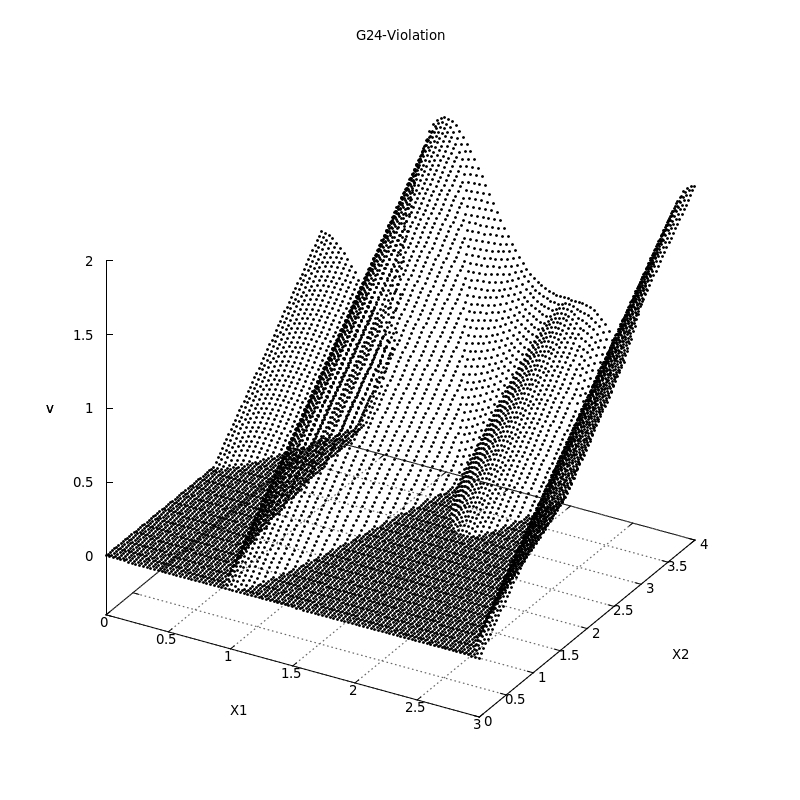

Write gnuplot code to recreate this figure.
set terminal pngcairo size 800,800 enhanced font 'Verdana,10'
set output "Violation.png"
set title "G24-Violation"
#
set yrange [0:4]
set xrange [0:3]
set xlabel "X1"
set ylabel "X2"
set zlabel "v"
set grid ytics lt 0 lw 2 lc rgb "#666666"
set grid xtics lt 0 lw 2 lc rgb "#666666"
#
set ticslevel 0.2
#
splot "Violation.dat" using 1:2:3 title '' pt 7 ps 0.3 lt 0, \
